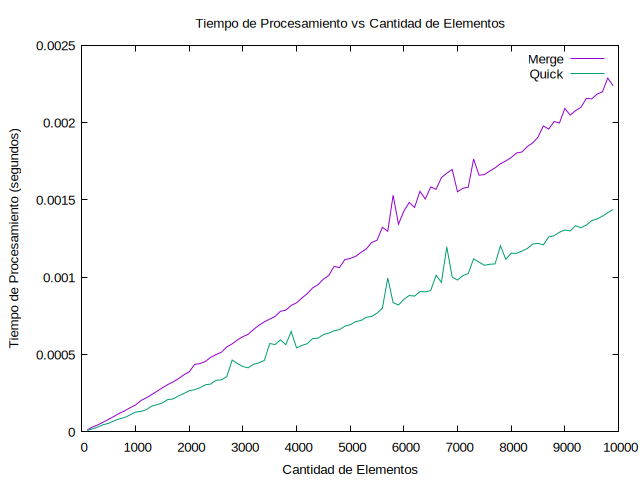

Write the gnuplot code that produced this figure.
set terminal pngcairo enhanced font 'arial,10'
set output 'quickVsMerge.png'
set title 'Tiempo de Procesamiento vs Cantidad de Elementos'
set xlabel 'Cantidad de Elementos'
set ylabel 'Tiempo de Procesamiento (segundos)'

plot 'tiempoMerge' with lines title 'Merge', \
     'tiempoQuick' with lines title 'Quick'

